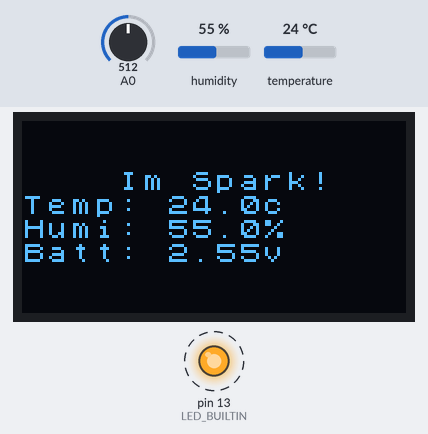
Bench run of a sketch on a simulated Arduino Uno, built with avr-gcc and run on an emulated ATmega328P. Parts: 128×64 one-colour display, output pins drawn as LEDs (lit = HIGH). Dashed ring = blinking. Inputs (shaded band) come from the test bench; at power-on: humidity 55 %, A0 = 512, temperature 24 °C.

Above: at 1.2 s.
1.3 s: humidity set to 22 %
At 3.9 s:
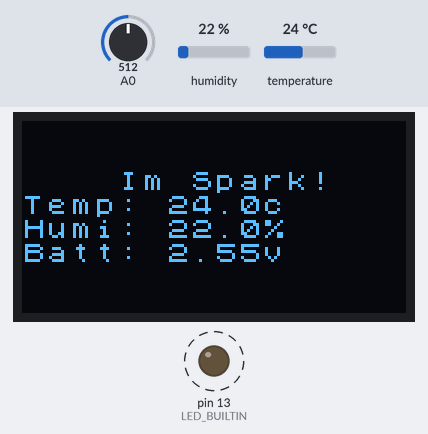
4.0 s: A0 set to 716
At 5.0 s:
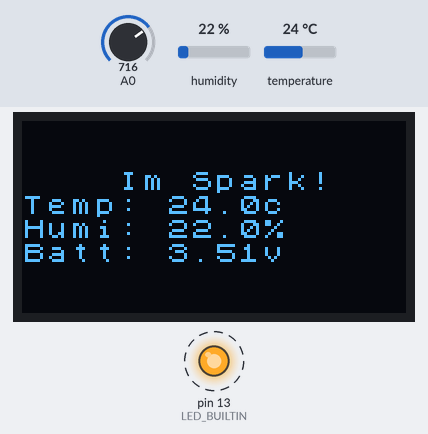
6.5 s: temperature set to 12 °C
At 7.8 s:
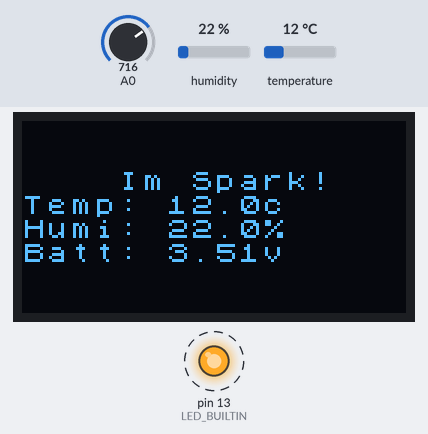
9.0 s: A0 set to 900
At 10.0 s:
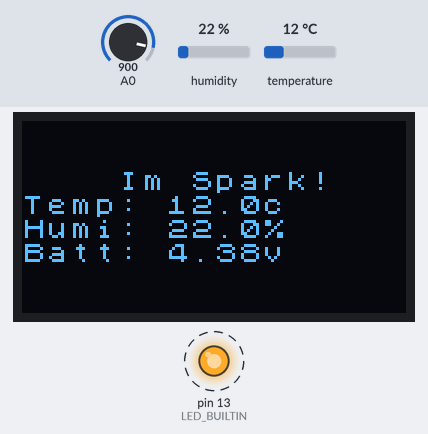
11.5 s: humidity set to 40 %
At 14.5 s:
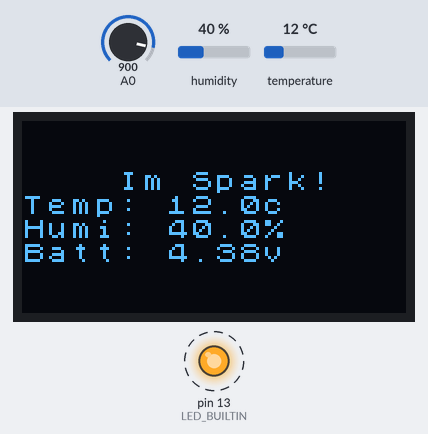
15.2 s: A0 set to 1023
Timing chart, 0 to 18.7 s (numbered marks = the images above; inputs shaded):
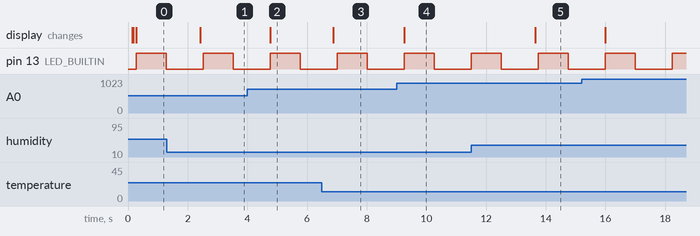

Measured:
- after the input at 1.3 s, the display: changes after 1.1 s (image 1)
- after the input at 4.0 s, the display: changes after 0.77 s (image 2)
- after the input at 6.5 s, the display: changes after 0.37 s (image 3)
- after the input at 9.0 s, the display: changes after 0.26 s (image 4)
- after the input at 11.5 s, the display: changes after 2.2 s (image 5)
- by itself, pin 13 (LED_BUILTIN): alternates HIGH for 1.0 s and LOW for 1.2 s

The sketch:

Spark.ino
```cpp
#include <Arduino.h>
#include <U8x8lib.h>
#include <AM2302-Sensor.h>

//screen setup
U8X8_SH1106_128X64_NONAME_HW_I2C u8x8(/* reset=*/ U8X8_PIN_NONE);

//temperature sensor setup
constexpr unsigned int SENSOR_PIN {7U};
AM2302::AM2302_Sensor am2302{SENSOR_PIN};

// Returns actual value of Vcc (x 100)
int getBandgap(void) {
   // For 168/328 boards
   const long InternalReferenceVoltage = 1056L;  // Adjust this value to your boards specific internal BG voltage x1000 by Mouse probably should be a little bit hire for my specific board
   // REFS1 REFS0          --> 0 1, AVcc internal ref. -Selects AVcc external reference
   // MUX3 MUX2 MUX1 MUX0  --> 1110 1.1V (VBG)         -Selects channel 14, bandgap voltage, to measure
   ADMUX = (0<<REFS1) | (1<<REFS0) | (0<<ADLAR) | (1<<MUX3) | (1<<MUX2) | (1<<MUX1) | (0<<MUX0);

   delay(50);  // Let mux settle a little to get a more stable A/D conversion
   // Start a conversion
   ADCSRA |= _BV( ADSC );
   // Wait for it to complete
   while( ( (ADCSRA & (1<<ADSC)) != 0 ) );
   // Scale the value
   int results = (((InternalReferenceVoltage * 1024L) / ADC) + 5L) / 10L; // calculates for straight line value
   return results;
}


void setup(void) {
   //screen setup
   u8x8.begin();
   u8x8.setPowerSave(0);
   pinMode(LED_BUILTIN, OUTPUT);
}

void loop(void) {
   u8x8.setFont(u8x8_font_chroma48medium8_r);
   u8x8.drawString(4,2,"Im Spark!");

   auto status = am2302.read();

   float temperature = am2302.get_Temperature();
   float humidity = am2302.get_Humidity();

   char buffer[128];
   char value[128];

   dtostrf(temperature, 0, 1, value);
   snprintf(buffer, sizeof(buffer), "%s%s%s", "Temp: ", value, "c");
   u8x8.drawString(0, 3, buffer);

   dtostrf(humidity, 0, 1, value);
   snprintf(buffer, sizeof(buffer), "%s%s%s", "Humi: ", value, "%");
   u8x8.drawString(0, 4, buffer);

   int Vcc = getBandgap();
   int Battery = map(analogRead(0), 0, 1023, 0, Vcc) + 15;
   float fBattery = Battery / 100.f;
   dtostrf(fBattery, 0, 2, value);
   snprintf(buffer, sizeof(buffer), "%s%s%s", "Batt: ", value, "v");
   u8x8.drawString(0, 5, buffer);

  digitalWrite(LED_BUILTIN, HIGH);  // turn the LED on (HIGH is the voltage level)
  delay(1000);                      // wait for a second
  digitalWrite(LED_BUILTIN, LOW);   // turn the LED off by making the voltage LOW
  delay(1000);                      // wait for a second
}
```
